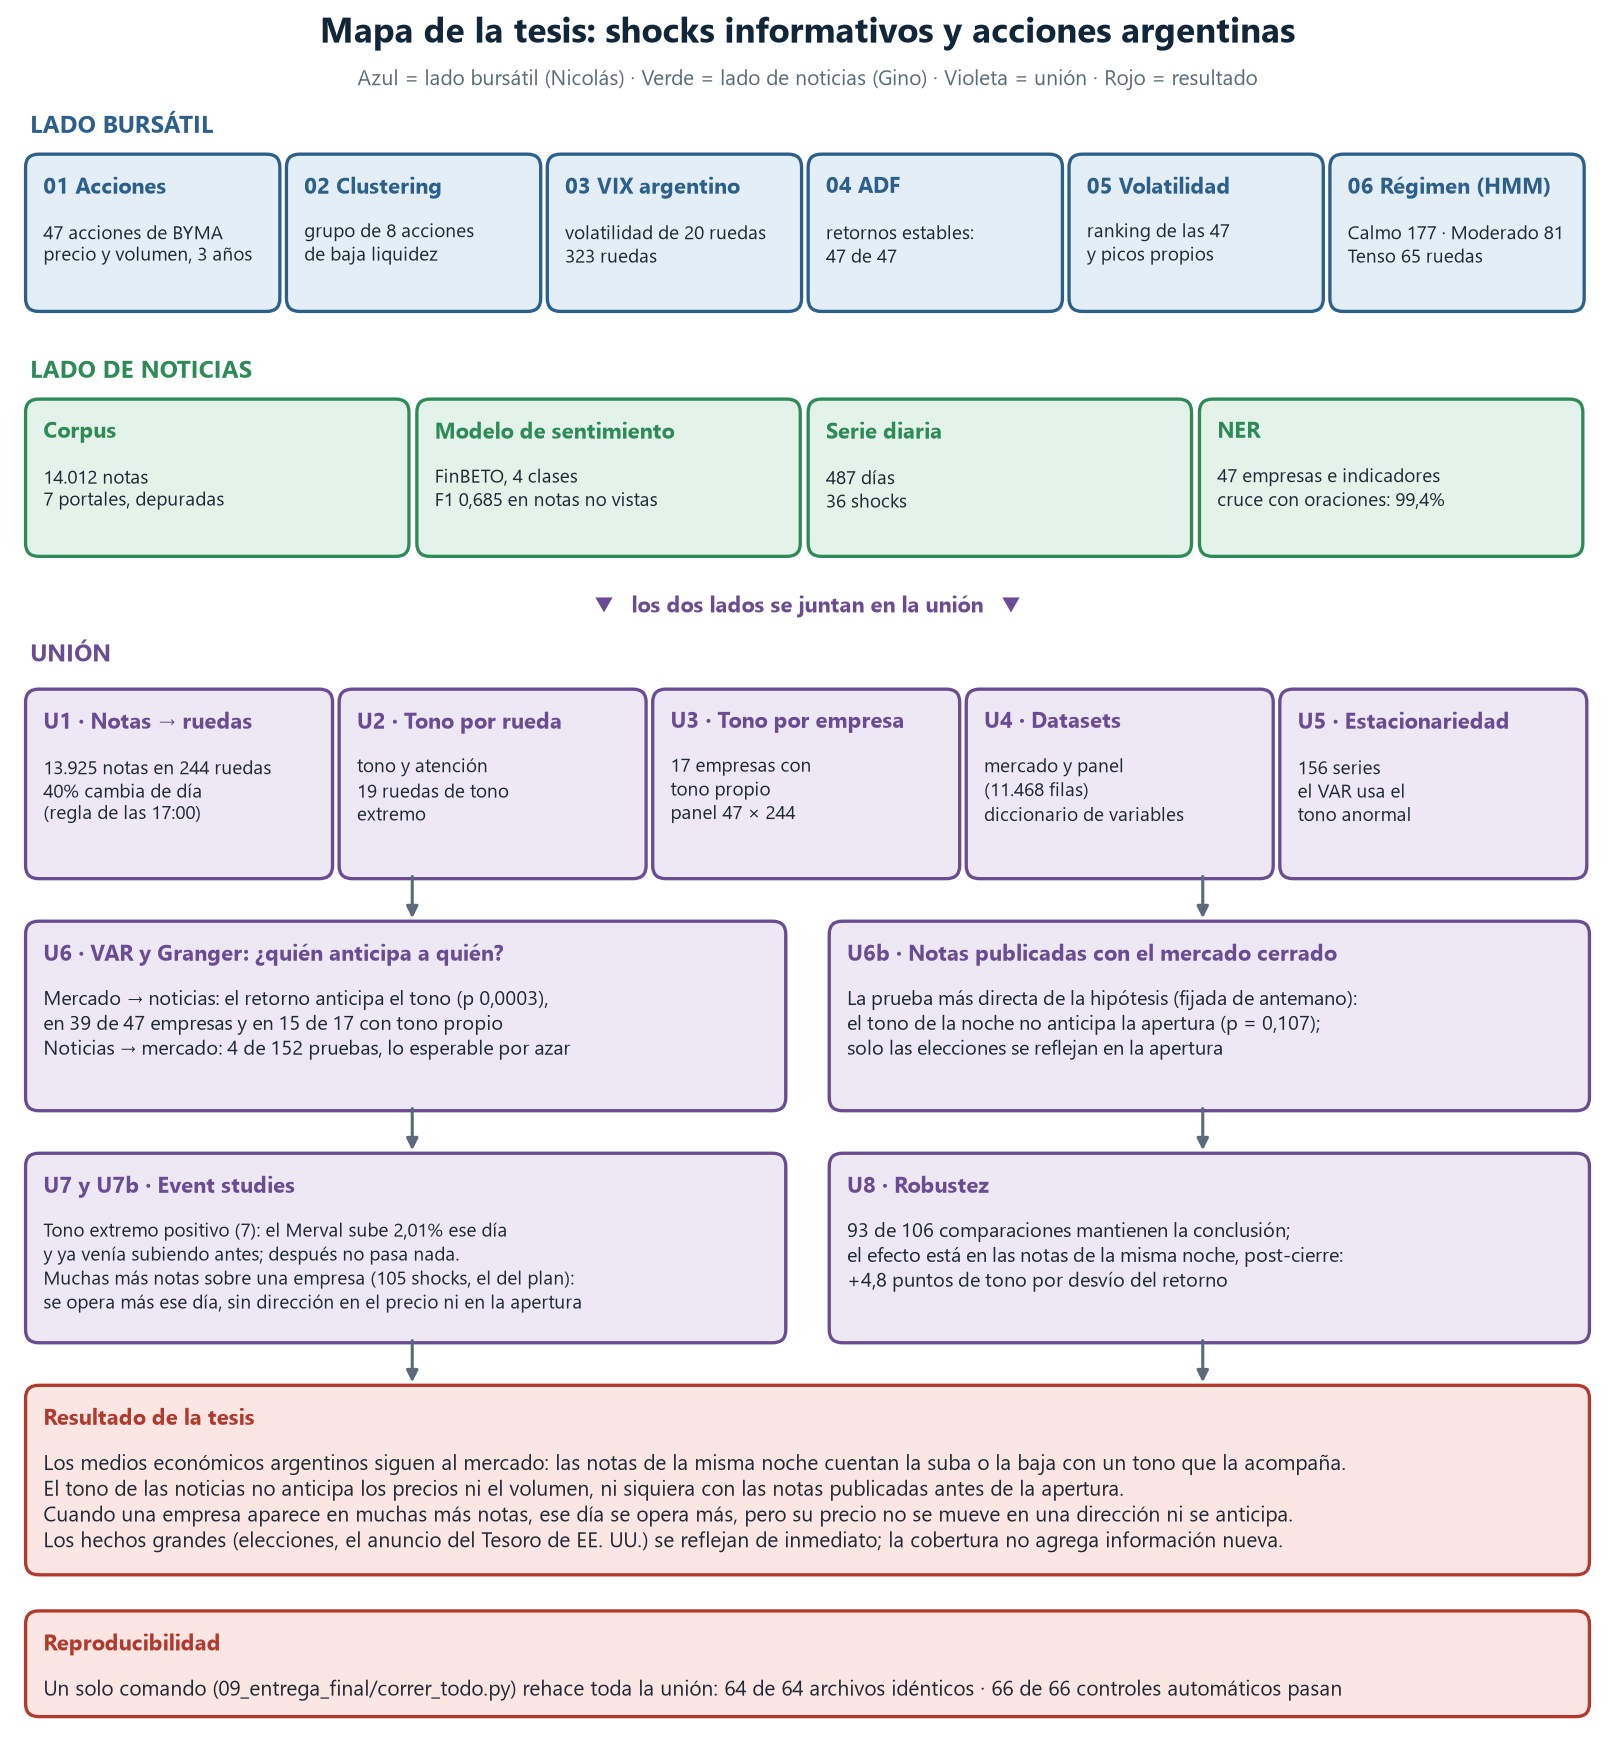

Here is the Python script that generated this plot:
"""
U9 · Mapa completo de la tesis — tesis version 3.0 (Unión)

Dibuja mapa_tesis.png: el lado bursátil, el lado de noticias y la unión, con los números clave de cada paso.
Todos los números se leen de los archivos de cada carpeta (nada escrito a mano), y quedan en resumen_mapa_tesis.csv.
Uso:  python mapa_tesis.py
"""

import json
import sys
from pathlib import Path

import matplotlib
matplotlib.use("Agg")
import matplotlib.pyplot as plt
import pandas as pd
from matplotlib.patches import FancyBboxPatch

if sys.stdout.encoding.lower() != "utf-8":
    sys.stdout.reconfigure(encoding="utf-8")

AQUI = Path(__file__).parent
UNION = AQUI.parent
RAIZ = UNION.parent
B, N = RAIZ / "Lado Bursatil", RAIZ / "Lado Noticias"
FUENTE = "Segoe UI"   # con matplotlib 3.11, Calibri dentro de una caja a veces no se dibuja


def res(carpeta, archivo):
    return pd.read_csv(UNION / carpeta / archivo).set_index("metrica")["valor"]


def mil(x):
    return f"{int(round(float(x))):,}".replace(",", ".")


def coma(x, d=1):
    return f"{float(x):.{d}f}".replace(".", ",")


# ── Números del lado bursátil ────────────────────────────────────────────
panel = pd.read_csv(B / "01_scraping_acciones" / "panel_acciones_final.csv")
rob = pd.read_csv(B / "02_clustering_acciones" / "robustez_grupo_liquidez.csv")
vix = pd.read_csv(B / "03_vix_argentino" / "vix_arg.csv")
adf = pd.read_csv(B / "04_adf" / "resultados_adf_47.csv")
rank = pd.read_csv(B / "05_volatilidad_ranking" / "ranking_volatilidad.csv")
hmm = pd.read_csv(B / "06_hmm_regimen_mercado" / "hmm_regimen_mercado.csv")
reg = hmm["regimen_nombre"].value_counts()
ret_est = int(((adf["tipo"] == "retorno") & (adf["resultado"] == "Estacionaria")).sum())

# ── Números del lado de noticias ─────────────────────────────────────────
notas_corpus = sum(1 for f in (N / "noticias" / "resultados").glob("*.jsonl") for l in open(f, encoding="utf-8") if l.strip())
fase3 = pd.read_csv(N / "sentimiento_finbert" / "resultados_fase3" / "resumen.csv")
f1 = fase3.loc[fase3["division"] == "dataset_v2", "test_f1_macro"].mean()
serie = pd.read_csv(N / "sentimiento_finbert" / "finetuned_serie_diaria.csv")
ner = json.loads((N / "ner_entidades" / "resultados_ner" / "ner_sentimiento_reporte.json").read_text(encoding="utf-8"))

# ── Números de la unión ──────────────────────────────────────────────────
u1, u2, u3, u4 = res("01_alineacion_noticias_ruedas", "resumen_u1.csv"), res("02_sentimiento_por_rueda", "resumen_u2.csv"), \
    res("03_sentimiento_por_empresa", "resumen_u3.csv"), res("04_dataset_unificado", "resumen_u4.csv")
u5, u6, u6b = res("05_adf_union", "resumen_u5.csv"), res("06_var_granger", "resumen_u6.csv"), res("06b_noticias_preapertura", "resumen_u6b.csv")
u7, u8 = res("07_event_study", "resumen_u7.csv"), res("08_robustez", "resumen_u8.csv")
g6 = pd.read_csv(UNION / "06_var_granger" / "granger_resultados.csv")
p_rt = g6[(g6["nivel"] == "mercado") & (g6["prueba"] == "retorno → tono")]["p_bh"].iloc[0]
emp_rt = int(g6[(g6["nivel"] == "empresa") & (g6["prueba"] == "retorno → tono")]["signif_bh"].sum())
prop_rt = int(g6[(g6["nivel"] == "propio") & (g6["prueba"] == "retorno → tono propio")]["signif_bh"].sum())
nm = int(g6[(g6["direccion"] == "noticias → mercado") & g6["signif_bh"]].shape[0]); nm_total = int((g6["direccion"] == "noticias → mercado").sum())
p6b = pd.read_csv(UNION / "06b_noticias_preapertura" / "resultados_principales.csv")
p6b_m = p6b[(p6b["muestra"] == "todas las ruedas") & p6b["nivel"].str.startswith("mercado") & (p6b["retorno"] == "ret_apertura")]["p"].iloc[0]
r7 = pd.read_csv(UNION / "07_event_study" / "resultados_mercado.csv")
e7 = r7[(r7["eventos"] == "positivos") & (r7["muestra"] == "todos") & (r7["ventana"] == "día [0]")].iloc[0]
r7b = pd.read_csv(UNION / "07b_shock_volumen_noticias" / "resultados_principales.csv")
v7b = r7b[r7b["version"].str.startswith("principal") & (r7b["nivel"] == "empresas") & (r7b["clave"] == "vol_día [0]")].iloc[0]
pre7b = pd.read_csv(UNION / "07b_shock_volumen_noticias" / "resultados_preapertura.csv")
s7b = pre7b[(pre7b["nivel"] == "empresas") & (pre7b["clave"] == "abs_salto")].iloc[0]
fr = pd.read_csv(UNION / "08_robustez" / "efecto_por_franja.csv").set_index("franja")
repro = pd.read_csv(AQUI / "reproducibilidad.csv"); ctrl = pd.read_csv(AQUI / "controles_union.csv")

numeros = {
    "acciones": len(panel), "grupo_liquidez": rob.loc[0, "tamanos"].split(" / ")[0], "silueta": rob.loc[0, "silueta"],
    "ruedas_bursatil": len(vix), "retornos_estacionarios": ret_est, "calmo": reg.get("Calmo", 0), "moderado": reg.get("Moderado", 0), "tenso": reg.get("Tenso", 0),
    "notas_corpus": notas_corpus, "f1_noticias_no_vistas": round(f1, 3), "dias_serie": len(serie), "shocks_gino": int(serie["shock"].sum()),
    "cobertura_cruce_ner": ner["cobertura_pct"],
    "notas_en_ventana": u1["notas_en_ventana_union"], "ruedas_union": u1["ruedas_ventana"], "pct_cambian_de_dia": u1["pct_en_ventana_cambia_de_dia"],
    "shocks_union": u2["shocks"], "empresas_tono_propio": u3["empresas_con_sentimiento_propio"], "filas_panel": u4["filas_panel"],
    "series_adf": u5["series_probadas"], "p_retorno_tono": p_rt, "empresas_retorno_tono": emp_rt, "propio_retorno_tono": prop_rt,
    "noticias_mercado_sig": nm, "noticias_mercado_tests": nm_total, "p_preapertura": p6b_m, "car_dia0_positivos": e7["car_medio_pct"],
    "eventos_positivos": e7["n"], "eventos_cantidad_empresa": int(v7b["n"]), "vol_cantidad_empresa": v7b["promedio_eventos"],
    "vol_dia_cualquiera": v7b["promedio_dia_cualquiera"], "p_bh_vol_cantidad": v7b["p_bh"], "p_bh_salto_cantidad": s7b["p_bh"],
    "robustez_mantienen": u8["se_mantienen"], "robustez_total": u8["comparaciones"],
    "efecto_noche": fr.loc["noche anterior (17 a 24 h)", "efecto_por_desvio_ret"], "archivos_identicos": int(repro["identico"].sum()),
    "archivos_total": len(repro), "controles_ok": int(ctrl["pasa"].sum()), "controles_total": len(ctrl),
}
pd.DataFrame([{"metrica": k, "valor": v} for k, v in numeros.items()]).to_csv(AQUI / "resumen_mapa_tesis.csv", index=False, encoding="utf-8")
n_ = numeros

# ── Dibujo ───────────────────────────────────────────────────────────────
AZUL, VERDE, VIOLETA, ROJO, GRIS = "#2C5F8A", "#2E8B57", "#6A4C93", "#B03A2E", "#5C6B7A"
FONDO = {AZUL: "#E3EEF7", VERDE: "#E4F3EA", VIOLETA: "#EEE8F5", ROJO: "#FBE6E3"}
fig, ax = plt.subplots(figsize=(12, 13))
ax.set_xlim(0, 120); ax.set_ylim(0, 132); ax.axis("off")


def caja(x, y, w, h, titulo, texto, color, tam=8.3):
    ax.add_patch(FancyBboxPatch((x, y), w, h, boxstyle="round,pad=0.35,rounding_size=1.0", fc=FONDO[color], ec=color, lw=1.4))
    ax.text(x + 1, y + h - 1.4, titulo, fontsize=9.4, fontweight="bold", color=color, va="top", family=FUENTE)
    ax.text(x + 1, y + h - 4.8, texto, fontsize=tam, color="#1F2A36", va="top", family=FUENTE, linespacing=1.32)


def flecha(x1, y1, x2, y2, color=GRIS):
    ax.annotate("", xy=(x2, y2), xytext=(x1, y1), arrowprops=dict(arrowstyle="-|>", color=color, lw=1.3, shrinkA=1, shrinkB=1))


ax.text(60, 130.5, "Mapa de la tesis: shocks informativos y acciones argentinas", ha="center", fontsize=15, fontweight="bold", color="#12263A", family=FUENTE)
ax.text(60, 127.2, "Azul = lado bursátil (Nicolás) · Verde = lado de noticias (Gino) · Violeta = unión · Rojo = resultado", ha="center",
        fontsize=9, color=GRIS, family=FUENTE)

ax.text(1, 123.5, "LADO BURSÁTIL", fontsize=10, fontweight="bold", color=AZUL, family=FUENTE)
bur = [("01 Acciones", f"{n_['acciones']} acciones de BYMA\nprecio y volumen, 3 años"),
       ("02 Clustering", f"grupo de {n_['grupo_liquidez']} acciones\nde baja liquidez"),
       ("03 VIX argentino", f"volatilidad de 20 ruedas\n{n_['ruedas_bursatil']} ruedas"),
       ("04 ADF", f"retornos estables:\n{n_['retornos_estacionarios']} de {n_['acciones']}"),
       ("05 Volatilidad", "ranking de las 47\ny picos propios"),
       ("06 Régimen (HMM)", f"Calmo {n_['calmo']} · Moderado {n_['moderado']}\nTenso {n_['tenso']} ruedas")]
for i, (t, txt) in enumerate(bur):
    caja(1 + i * 19.8, 110, 18.6, 11.5, t, txt, AZUL, 8)

ax.text(1, 104.5, "LADO DE NOTICIAS", fontsize=10, fontweight="bold", color=VERDE, family=FUENTE)
noti = [("Corpus", f"{mil(n_['notas_corpus'])} notas\n7 portales, depuradas"),
        ("Modelo de sentimiento", f"FinBETO, 4 clases\nF1 {coma(n_['f1_noticias_no_vistas'], 3)} en notas no vistas"),
        ("Serie diaria", f"{n_['dias_serie']} días\n{n_['shocks_gino']} shocks"),
        ("NER", f"47 empresas e indicadores\ncruce con oraciones: {coma(n_['cobertura_cruce_ner'], 1)}%")]
for i, (t, txt) in enumerate(noti):
    caja(1 + i * 29.7, 91, 28.4, 11.5, t, txt, VERDE, 8)

ax.text(60, 86.3, "▼   los dos lados se juntan en la unión   ▼", ha="center", fontsize=9.5, color=VIOLETA, fontweight="bold", family=FUENTE)
ax.text(1, 82.5, "UNIÓN", fontsize=10, fontweight="bold", color=VIOLETA, family=FUENTE)
uni = [("U1 · Notas → ruedas", f"{mil(n_['notas_en_ventana'])} notas en {n_['ruedas_union']} ruedas\n{coma(n_['pct_cambian_de_dia'], 0)}% cambia de día\n(regla de las 17:00)"),
       ("U2 · Tono por rueda", f"tono y atención\n{n_['shocks_union']} ruedas de tono\nextremo"),
       ("U3 · Tono por empresa", f"{n_['empresas_tono_propio']} empresas con\ntono propio\npanel 47 × {n_['ruedas_union']}"),
       ("U4 · Datasets", f"mercado y panel\n({mil(n_['filas_panel'])} filas)\ndiccionario de variables"),
       ("U5 · Estacionariedad", f"{n_['series_adf']} series\nel VAR usa el\ntono anormal")]
for i, (t, txt) in enumerate(uni):
    caja(1 + i * 23.8, 66, 22.6, 14, t, txt, VIOLETA, 8)

caja(1, 48, 57, 14, "U6 · VAR y Granger: ¿quién anticipa a quién?",
     f"Mercado → noticias: el retorno anticipa el tono (p {coma(n_['p_retorno_tono'], 4)}),\n"
     f"en {n_['empresas_retorno_tono']} de 47 empresas y en {n_['propio_retorno_tono']} de 17 con tono propio\n"
     f"Noticias → mercado: {n_['noticias_mercado_sig']} de {n_['noticias_mercado_tests']} pruebas, lo esperable por azar", VIOLETA, 8.5)
caja(62, 48, 57, 14, "U6b · Notas publicadas con el mercado cerrado",
     "La prueba más directa de la hipótesis (fijada de antemano):\n"
     f"el tono de la noche no anticipa la apertura (p = {coma(n_['p_preapertura'], 3)});\n"
     "solo las elecciones se reflejan en la apertura", VIOLETA, 8.5)
caja(1, 30, 57, 14, "U7 y U7b · Event studies",
     f"Tono extremo positivo ({n_['eventos_positivos']}): el Merval sube {coma(n_['car_dia0_positivos'], 2)}% ese día\ny ya venía subiendo antes; después no pasa nada.\n"
     f"Muchas más notas sobre una empresa ({n_['eventos_cantidad_empresa']} shocks, el del plan):\n"
     "se opera más ese día, sin dirección en el precio ni en la apertura", VIOLETA, 8.2)
caja(62, 30, 57, 14, "U8 · Robustez",
     f"{n_['robustez_mantienen']} de {n_['robustez_total']} comparaciones mantienen la conclusión;\n"
     f"el efecto está en las notas de la misma noche, post-cierre:\n+{coma(n_['efecto_noche'])} puntos de tono por desvío del retorno", VIOLETA, 8.5)

caja(1, 12, 118, 14, "Resultado de la tesis",
     "Los medios económicos argentinos siguen al mercado: las notas de la misma noche cuentan la suba o la baja con un tono que la acompaña.\n"
     "El tono de las noticias no anticipa los precios ni el volumen, ni siquiera con las notas publicadas antes de la apertura.\n"
     "Cuando una empresa aparece en muchas más notas, ese día se opera más, pero su precio no se mueve en una dirección ni se anticipa.\n"
     "Los hechos grandes (elecciones, el anuncio del Tesoro de EE. UU.) se reflejan de inmediato; la cobertura no agrega información nueva.", ROJO, 8.8)
caja(1, 1, 118, 7.5, "Reproducibilidad",
     f"Un solo comando (09_entrega_final/correr_todo.py) rehace toda la unión: {n_['archivos_identicos']} de {n_['archivos_total']} archivos idénticos · "
     f"{n_['controles_ok']} de {n_['controles_total']} controles automáticos pasan", ROJO, 8.8)

for x in (30, 90):
    flecha(x, 66, x, 62.4)
    flecha(x, 48, x, 44.4)
    flecha(x, 30, x, 26.4)

fig.savefig(AQUI / "mapa_tesis.png", dpi=170, bbox_inches="tight", facecolor="white")
print("mapa_tesis.png generado")
